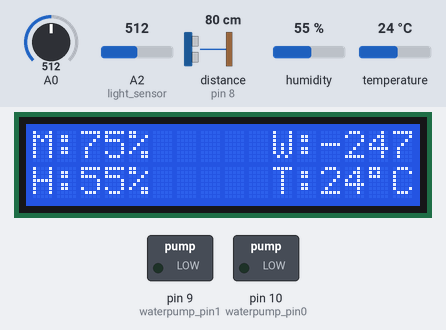
A sketch run on a simulated Arduino Uno, built with avr-gcc and run on an emulated ATmega328P. Shown: 16×2 character LCD, switched loads named in the sketch (green lamp = pin HIGH). The inputs (shaded band) are chosen by the test bench; at power-on: A0 = 512, A2 (light_sensor) = 512, distance to the obstacle (sensor on pin 8) 80 cm, humidity 55 %, temperature 24 °C. What the sketch prints to the serial monitor is not drawn.

Above: at 2.6 s.
2.7 s: A0 set to 76
At 4.7 s:
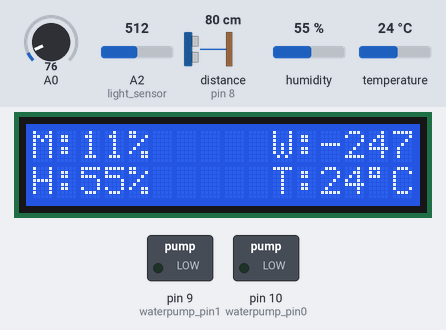
5.5 s: A0 set to 63
At 6.8 s:
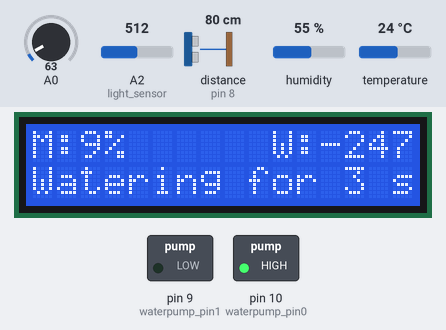
7.6 s: A0 set to 30
At 12.8 s:
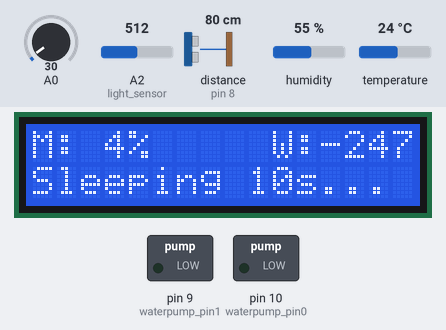
Timing chart, 0 to 14.3 s (numbered marks = the images above; inputs shaded):
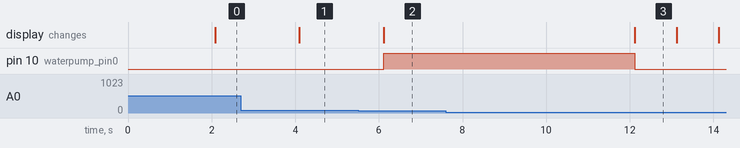

The sketch:

waterino.ino
```cpp
#include <DHT.h>
#include <LiquidCrystal.h>
#include <Ultrasonic.h>

#define DHTPIN 6
#define DHTTYPE DHT22

// initialize the LCD library with the numbers of the interface pins
LiquidCrystal lcd(12, 11, 5, 4, 3, 2);

// initialize the distance sensor for the water tank
Ultrasonic ultrasonic(7, 8);

// initialize the temp and humidity sensor
DHT dht(DHTPIN, DHTTYPE);

// Arduino pins
int moisture_sensor0 = 0; // Soil moisture input at Analog PIN A0
int moisture_sensor1 = 1; // Soil moisture input at Analog PIN A1
int light_sensor = 2; // Photoresistor
int waterpump_pin0 = 10; // Waterpump
int waterpump_pin1 = 9; // Waterpump

// Initialize variables
int moisture = 0;
int water_level = 0;
float temperature = 0.0;
float humidity = 0.0;
int light_reading = 0;
int old_water_level = 0;
int old_moisture = 0;
float old_temperature = 0.0;
float old_humidity = 0.0;
int old_light_reading = 0;
int failsafe_count = 0;

String m = "m:"; // Soil moisture
String w = "w:"; // Tank water level
String t = "t:"; // Air temperature
String h = "h:"; // Air humidity
String l = "l:"; // Light

// Configure according to the size of your water tank
float empty_tank_reading = 28.0; // Distance in CM to the bottom of the water tank
float full_tank_reading = 7.0; // Distance in CM to the level of the water when the tank is considered full

void setup() {
  // set up the LCD's number of columns and rows:
  lcd.begin(16, 2);
  dht.begin();
  Serial.begin(9600);
  pinMode(waterpump_pin0, OUTPUT);
  pinMode(waterpump_pin1, OUTPUT);

}

int run_pump(int duration, int pin){
  lcd.setCursor(0, 1);
  lcd.print("Watering for 3 seconds!");
  Serial.println("Watering for 3 seconds!");
  digitalWrite(pin, HIGH);
  delay(duration);
  digitalWrite(pin, LOW);
}

int get_moisture_reading(int pin){
  int moisture = analogRead(pin);
  int p = map(moisture, 0, 675, 0, 100);  // make percent of it ;
  return p;
}

int get_water_level_percentage(){
  float wl_reading = ultrasonic.distanceRead();
  float wl = empty_tank_reading - wl_reading;
  float percentage = ((wl_reading - empty_tank_reading) * 100)/(full_tank_reading - empty_tank_reading);
  //float percentage = wl / empty_tank_reading * 100;
  int p = (int) percentage;
  return p;
}

void loop() {
  delay(2000);
  // Get sensor readings
  light_reading = analogRead(light_sensor);
  moisture = get_moisture_reading(moisture_sensor0);
  // Or if using two sensors:
  // int moisture = get_moisture_reading(moisture_sensor0) + get_moisture_reading(moisture_sensor1) / 2;
  water_level = get_water_level_percentage();
  humidity = dht.readHumidity();
  temperature = dht.readTemperature();

  // Print values from the sensors on the serial port
  Serial.println(w + water_level);
  Serial.println(m + moisture);
  Serial.println(t + temperature);
  Serial.println(h + humidity);
  Serial.println(l + light_reading);

  // Print moisture value on LCD
  if(moisture != old_moisture){
    lcd.setCursor(0, 0);
    lcd.print("      ");
    lcd.setCursor(0, 0);
    lcd.print("M:");
    lcd.print(moisture);
    lcd.print('%');
    old_moisture = moisture;
  }
  // Print water level value on LCD
  if(water_level != old_water_level){
    lcd.setCursor(10, 0);
    lcd.print("      ");
    lcd.setCursor(10, 0);
    lcd.print("W:");
    lcd.print(water_level);
    lcd.print('%');
    old_water_level = water_level;
  }
  // Print humidity on LCD
  if(humidity != old_humidity){
    int h = (int) humidity;
    lcd.setCursor(0, 1);
    lcd.print("          ");
    lcd.setCursor(0, 1);
    lcd.print("H:");
    lcd.print(h);
    lcd.print('%');
    old_humidity = humidity;
  }
  // Print temperature on LCD
  if(temperature != old_temperature){
    int t = (int) temperature;
    lcd.setCursor(10, 1);
    lcd.print("          ");
    lcd.setCursor(10, 1);
    lcd.print("T:");
    lcd.print(t);
    lcd.print((char)223);
    lcd.print("C");
    old_temperature = temperature;
  }

  // If there's a go received on the serial bus. Trigger manual watering
  if (Serial.available() > 0) {
    String serial_value = Serial.readString();
    if (serial_value == "go") {
      lcd.setCursor(0, 1);
      lcd.print("                  ");
      lcd.setCursor(0, 1);
      lcd.print("Manual watering!");
      delay(5000);
      Serial.println("Manual watering triggered!");
      run_pump(3000, waterpump_pin0);
    }
   }
  // If moisture value is 0 then something is wrong with the sensor. Don't do anything else.
  if (moisture == 0) {
    return;
  }
  // If pump has run for 10 times in a row something is wrong. Bail out.
  if(failsafe_count >= 10) {
    lcd.clear();
    lcd.setCursor(0, 0);
    lcd.print("FAILURE! RESET!");
    Serial.println("FAILURE");
    return;
  }
  // If moisture is less than 10% run the pump
  if(moisture < 10) {
    run_pump(6000, waterpump_pin0);
    failsafe_count++;
    moisture = get_moisture_reading(moisture_sensor0);
    // Or if using two sensors:
    // moisture = get_moisture_reading(moisture_sensor0) + get_moisture_reading(moisture_sensor1) / 2;
    int count = 0;
    while(count < 10){
      lcd.setCursor(0, 1);
      lcd.print("                  ");
      lcd.setCursor(0, 1);
      lcd.print("Sleeping ");
      lcd.print(10-count);
      lcd.print("s...");
      if(moisture != old_moisture){
        lcd.setCursor(0, 0);
        lcd.print("M: ");
        lcd.print(moisture);
        lcd.print('%');
        old_moisture = moisture;
      }
      if(water_level != old_water_level){
        lcd.setCursor(9, 0);
        lcd.print("WL:");
        lcd.print(water_level);
        lcd.print('%');
        old_water_level = water_level;
      }
      delay(1000);
      moisture = get_moisture_reading(moisture_sensor0);
    // Or if using two sensors:
    // moisture = get_moisture_reading(moisture_sensor0) + get_moisture_reading(moisture_sensor1) / 2;
      count++;
    }
  }
  else {
    failsafe_count = 0;
  }
}
```

Measured:
- the behaviour switches between 68 and 67 on A0 (found by bisection; images 1 and 2)
- after the input at 2.7 s, the display: changes after 1.4 s (image 1)
- after the input at 5.5 s, pin 10 (waterpump_pin0): LOW → HIGH after 0.61 s; the display: changes after 0.61 s (image 2)
